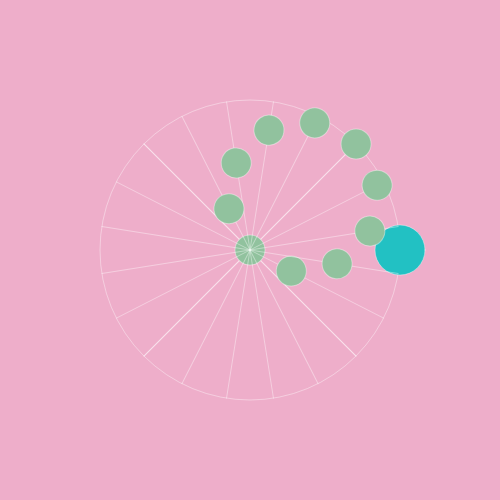
Frame 1 (no input)
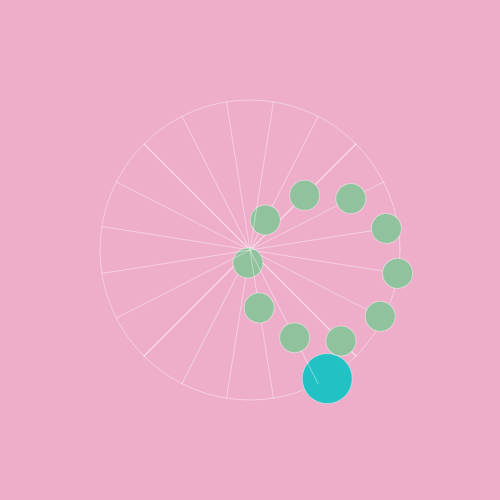
Frame 60 (no input)
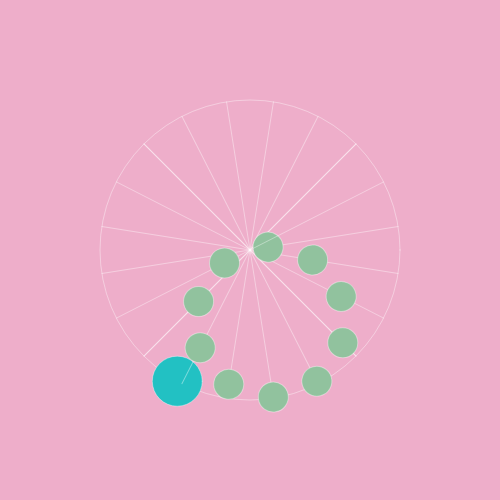
Frame 120 (the mouse pressed at the canvas centre since frame 60)

The p5.js sketch that drew these frames (run headless with seeded random() and noise() and a simulated clock; from frame 60 on, the mouse is pressed at the canvas centre):

// p5.js sketch
// ── sketch.js
let x;
let y;
let angle = 0;
let shiftingAngle = [];
let numAxis = 5;
let r = 150;
let x2 = [];
let y2 = [];

function setup() {
  createCanvas(500, 500);
  angleMode(DEGREES);

  for (let i = 0; i < numAxis; i++) {
    shiftingAngle[i] = i * (90 / numAxis);
  }
}

function draw() {
  background(238, 174, 202);
  stroke(255, 100);

  //angle = map(mouseX, 0, width, 0, 360);
  x = r * cos(angle);
  y = r * sin(angle);

  translate(width / 2, height / 2);
  noFill();
  ellipse(0, 0, r * 2, r * 2);
  fill(34, 193, 195);
  ellipse(x, y, 50, 50);

  rotate(-45);
  line(-r, 0, r, 0);
  line(0, -r, 0, r);

  ellipse(x2, 0, 20, 20);
  ellipse(0, y2, 20, 20);

  for (let i = 0; i < numAxis; i++) {
    x2[i] = r * cos(angle + shiftingAngle[i]);
    y2[i] = r * sin(angle + shiftingAngle[i]);

    push();

    rotate(-shiftingAngle[i]);
    line(-r, 0, r, 0);
    line(0, -r, 0, r);

    fill(145, 194, 158);

    ellipse(x2[i], 0, 30, 30);
    ellipse(0, y2[i], 30, 30);

    pop();
  }

  angle += 1;
}
